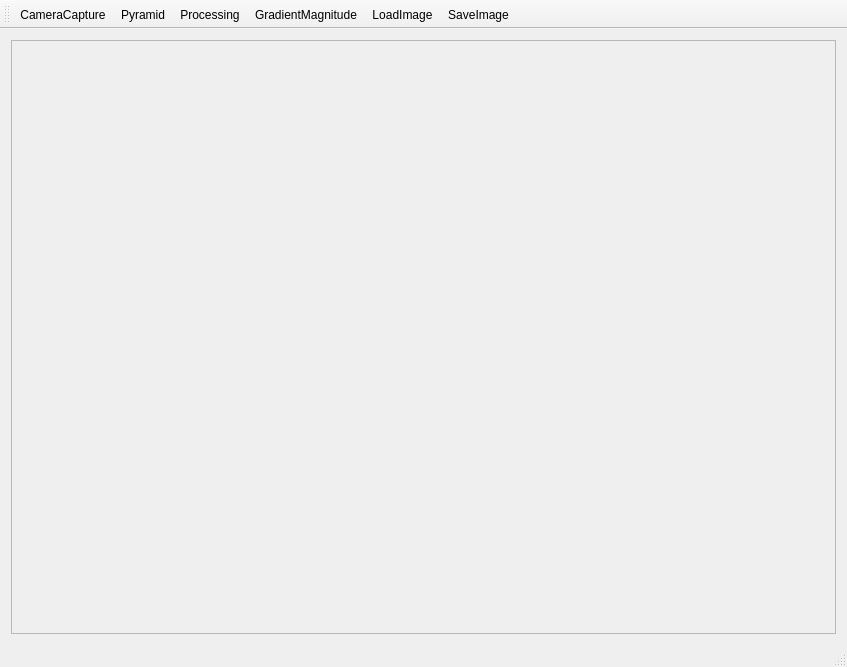
<?xml version="1.0" encoding="UTF-8"?>
<ui version="4.0">
 <class>MainWindow</class>
 <widget class="QMainWindow" name="MainWindow">
  <property name="geometry">
   <rect>
    <x>0</x>
    <y>0</y>
    <width>847</width>
    <height>667</height>
   </rect>
  </property>
  <property name="minimumSize">
   <size>
    <width>0</width>
    <height>0</height>
   </size>
  </property>
  <property name="windowTitle">
   <string>MainWindow</string>
  </property>
  <widget class="QWidget" name="centralWidget">
   <layout class="QVBoxLayout" name="verticalLayout">
    <item>
     <widget class="QScrollArea" name="scrollArea">
      <property name="widgetResizable">
       <bool>true</bool>
      </property>
      <widget class="QWidget" name="scrollAreaWidgetContents">
       <property name="geometry">
        <rect>
         <x>0</x>
         <y>0</y>
         <width>827</width>
         <height>560</height>
        </rect>
       </property>
       <layout class="QVBoxLayout" name="verticalLayout_2">
        <item>
         <widget class="QLabel" name="imageLabel">
          <property name="text">
           <string/>
          </property>
         </widget>
        </item>
       </layout>
      </widget>
     </widget>
    </item>
   </layout>
  </widget>
  <widget class="QMenuBar" name="menuBar">
   <property name="geometry">
    <rect>
     <x>0</x>
     <y>0</y>
     <width>847</width>
     <height>25</height>
    </rect>
   </property>
  </widget>
  <widget class="QToolBar" name="mainToolBar">
   <attribute name="toolBarArea">
    <enum>TopToolBarArea</enum>
   </attribute>
   <attribute name="toolBarBreak">
    <bool>false</bool>
   </attribute>
   <addaction name="actionCameraCapture"/>
   <addaction name="actionPyramid"/>
   <addaction name="actionProcessing"/>
   <addaction name="actionGradientMagnitude"/>
   <addaction name="actionLoadImage"/>
   <addaction name="actionSaveImage"/>
  </widget>
  <widget class="QStatusBar" name="statusBar"/>
  <action name="actionLoadImage">
   <property name="icon">
    <iconset resource="resources.qrc">
     <normaloff>:/icons/open.png</normaloff>:/icons/open.png</iconset>
   </property>
   <property name="text">
    <string>LoadImage</string>
   </property>
   <property name="toolTip">
    <string>Load an image from file</string>
   </property>
   <property name="shortcut">
    <string>Ctrl+O</string>
   </property>
  </action>
  <action name="actionProcessing">
   <property name="checkable">
    <bool>true</bool>
   </property>
   <property name="icon">
    <iconset resource="resources.qrc">
     <normaloff>:/icons/process.png</normaloff>:/icons/process.png</iconset>
   </property>
   <property name="text">
    <string>Processing</string>
   </property>
   <property name="toolTip">
    <string>Apply a filter on image</string>
   </property>
   <property name="shortcut">
    <string>Ctrl+P</string>
   </property>
  </action>
  <action name="actionSaveImage">
   <property name="icon">
    <iconset resource="resources.qrc">
     <normaloff>:/icons/save.png</normaloff>:/icons/save.png</iconset>
   </property>
   <property name="text">
    <string>SaveImage</string>
   </property>
   <property name="toolTip">
    <string>Save the image</string>
   </property>
   <property name="shortcut">
    <string>Ctrl+S</string>
   </property>
  </action>
  <action name="actionReset">
   <property name="icon">
    <iconset resource="resources.qrc">
     <normaloff>:/icons/reset.png</normaloff>:/icons/reset.png</iconset>
   </property>
   <property name="text">
    <string>Reset</string>
   </property>
   <property name="toolTip">
    <string>Undo filter applied </string>
   </property>
   <property name="shortcut">
    <string>Ctrl+R</string>
   </property>
  </action>
  <action name="actionCameraCapture">
   <property name="checkable">
    <bool>true</bool>
   </property>
   <property name="icon">
    <iconset resource="resources.qrc">
     <normaloff>:/icons/camera.png</normaloff>:/icons/camera.png</iconset>
   </property>
   <property name="text">
    <string>CameraCapture</string>
   </property>
   <property name="toolTip">
    <string>Capture images from camera</string>
   </property>
  </action>
  <action name="actionPyramid">
   <property name="checkable">
    <bool>true</bool>
   </property>
   <property name="icon">
    <iconset resource="resources.qrc">
     <normaloff>:/icons/pyramid.png</normaloff>:/icons/pyramid.png</iconset>
   </property>
   <property name="text">
    <string>Pyramid</string>
   </property>
   <property name="toolTip">
    <string>Show Image Pyramid</string>
   </property>
  </action>
  <action name="actionGradientMagnitude">
   <property name="checkable">
    <bool>true</bool>
   </property>
   <property name="icon">
    <iconset resource="resources.qrc">
     <normaloff>:/icons/grad.png</normaloff>:/icons/grad.png</iconset>
   </property>
   <property name="text">
    <string>GradientMagnitude</string>
   </property>
   <property name="toolTip">
    <string>Gradient Magnitude</string>
   </property>
  </action>
 </widget>
 <layoutdefault spacing="6" margin="11"/>
 <resources>
  <include location="resources.qrc"/>
 </resources>
 <connections/>
</ui>
